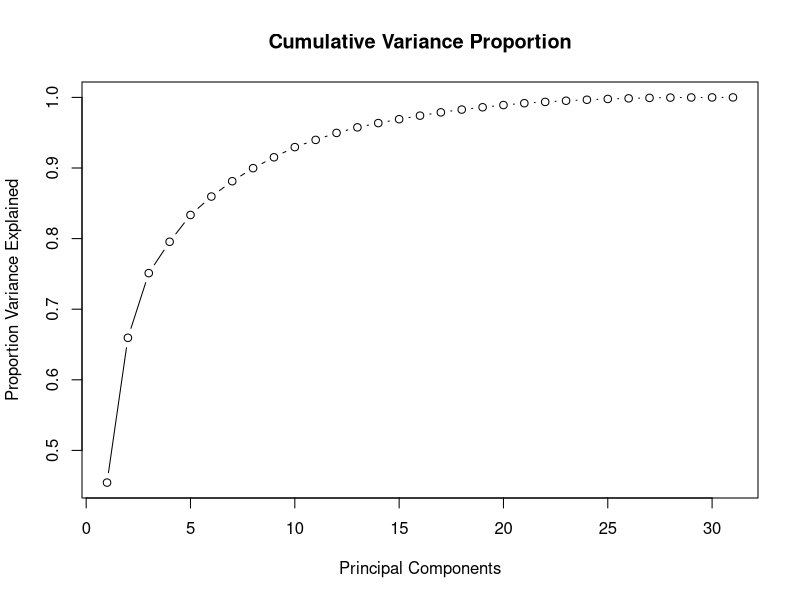
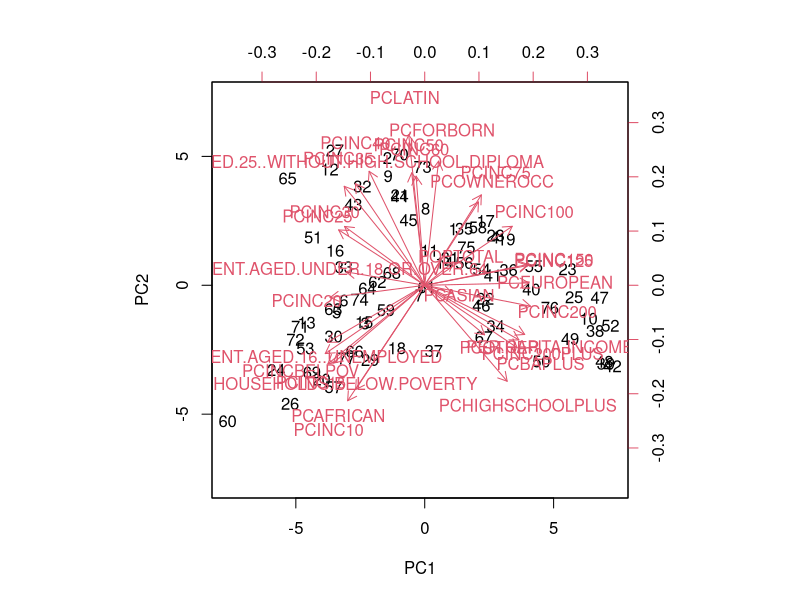
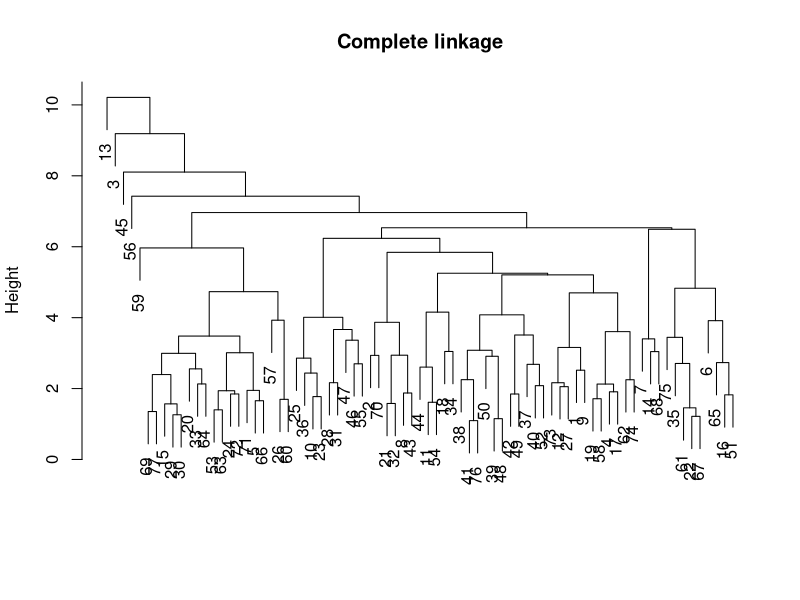

The R script that drew these images, in order:
library(foreign)
library(ggplot2)

chicensus <- read.csv("chicensus.csv")

varnames <- c("PER.CAPITA.INCOME",
              "PERCENT.HOUSEHOLDS.BELOW.POVERTY",
              "PERCENT.AGED.UNDER.18.OR.OVER.64",
              "PERCENT.AGED.16..UNEMPLOYED",
              "PERCENT.AGED.25..WITHOUT.HIGH.SCHOOL.DIPLOMA",
              "PCINCBELPOV", 
              "PCASIAN", 
              "PCAFRICAN", 
              "PCLATIN", 
              "PCEUROPEAN", 
              "PCOTHER", 
              "PCFORBORN", 
              "PCHIGHSCHOOLPLUS", 
              "PCBAPLUS",
              "PCOWNEROCC",
              "PCINC10",
              "PCINC15",
              "PCINC20",
              "PCINC25",
              "PCINC30",
              "PCINC35",
              "PCINC40",
              "PCINC50",
              "PCINC60",
              "PCINC75",
              "PCINC100",
              "PCINC125",
              "PCINC150",
              "PCINC200",
              "PCINC200PLUS",
              "POPTOTAL"
               )

vd1 <- chicensus[,varnames]
vds <- scale(vd1)

prc <- prcomp(vds)

str(prc)

summary(prc)

scree_plot <- function(princ,cumulative=FALSE)
{
  pv <- princ$sdev^2 
  pve <- pv / sum(pv) 
  mtitle="Scree Plot" 
  if (cumulative){
    pve <- cumsum(pve)
    mtitle="Cumulative Variance Proportion" 
  }
  plot(pve,type="b",main=mtitle,xlab="Principal Components", ylab="Proportion Variance Explained")
}

scree_plot(prc, cumulative=TRUE)

biplot(prc, scale = 0)

vdiss <- dist(vds)

pcscores <- prc$x
pcs1 <- as.data.frame(pcscores)
pcs1$COMMAREANO <- chicensus$COMMAREANO
pcvarnames <- c("PC1","PC2","PC3","PC4",
                "PC5", "PC6", "PC7", "PC8",
                "PC9", "PC10")

vd <- pcs1[,pcvarnames]
write.csv(pcs1[,c(pcvarnames, "COMMAREANO")], "censuspcs.csv")
rowSums(vd)
write.csv(data.frame(cbind(chicensus$COMMAREANO, rowSums(vd))), "pc.csv")

vds <- scale(vd)
vdist <- dist(vds)

hc1 <- hclust(vdist,method="complete")

plot(hc1,main="Complete linkage",xlab="",sub="")

hc1_4 <- cutree(hc1,4)

table(hc1_4)

hcdata  <- data.frame(chicensus$COMMAREANO, hc1_4)

write.csv(hcdata, "hc.csv")

set.seed(1234567)

km1_4 <- kmeans(vds,4,nstart=25, iter.max = 1000)
km1_4

kmdat <- as.data.frame(cbind(chicensus$COMMAREANO, as.numeric(km1_4$cluster)))
write.csv(kmdat, "km4.csv")